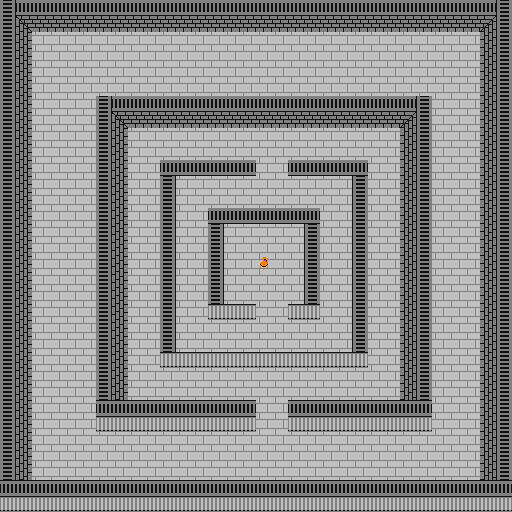

Tiled map render using the project's own tile images. Description and the map definition, with tile-layer contents summarised, below:
An orthogonal 32x32 tile map with 16x16 px tiles, 3 tile layers (base_layer, back_layer, front_layer), 3 hidden layers not drawn, 2 tilesets.

<map version="1.2" tiledversion="1.2.1" orientation="orthogonal" renderorder="right-down" width="32" height="32" tilewidth="16" tileheight="16" infinite="0" nextlayerid="8" nextobjectid="2">
 <tileset firstgid="1" source="stage1_bg_tileset.tsx" />
 <tileset firstgid="257" source="area_tileset.tsx" />
 <layer id="1" name="base_layer" width="32" height="32" locked="1">
  <data>[1024 cells, 1024 non-empty, 1 distinct tile ids]</data>
 </layer>
 <layer id="2" name="back_layer" width="32" height="32" locked="1">
  <data>[1024 cells, 1 non-empty, 1 distinct tile ids]</data>
 </layer>
 <layer id="3" name="front_layer" width="32" height="32" locked="1">
  <data>[1024 cells, 456 non-empty, 10 distinct tile ids]</data>
 </layer>
 <layer id="5" name="object_layer" width="32" height="32" visible="0" locked="1">
  <data>[1024 cells, 21 non-empty, 21 distinct tile ids]</data>
 </layer>
 <layer id="6" name="area_layer" width="32" height="32" visible="0" locked="1">
  <data>[1024 cells, 568 non-empty, 16 distinct tile ids]</data>
 </layer>
 <layer id="7" name="connect_layer" width="32" height="32" visible="0" locked="1">
  <data>[1024 cells, 34 non-empty, 34 distinct tile ids]</data>
 </layer>
</map>
